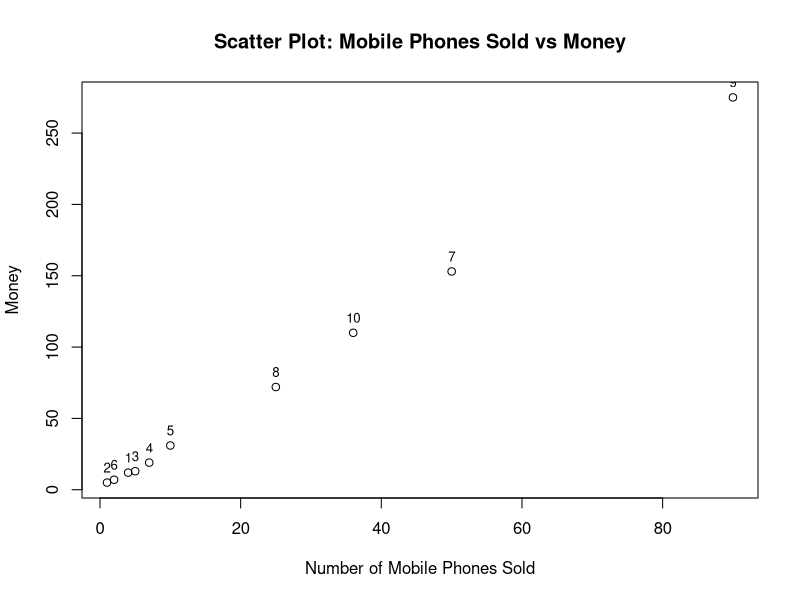

Generate this figure with R:
x_values <- c(4, 1, 5, 7, 10, 2, 50, 25, 90, 36)
y_values <- c(12, 5, 13, 19, 31, 7, 153, 72, 275, 110)
plot(x_values, y_values, main = "Scatter Plot: Mobile Phones Sold vs Money",
     xlab = "Number of Mobile Phones Sold", ylab = "Money")
text(x_values, y_values, labels = 1:length(x_values), pos = 3, cex = 0.8)